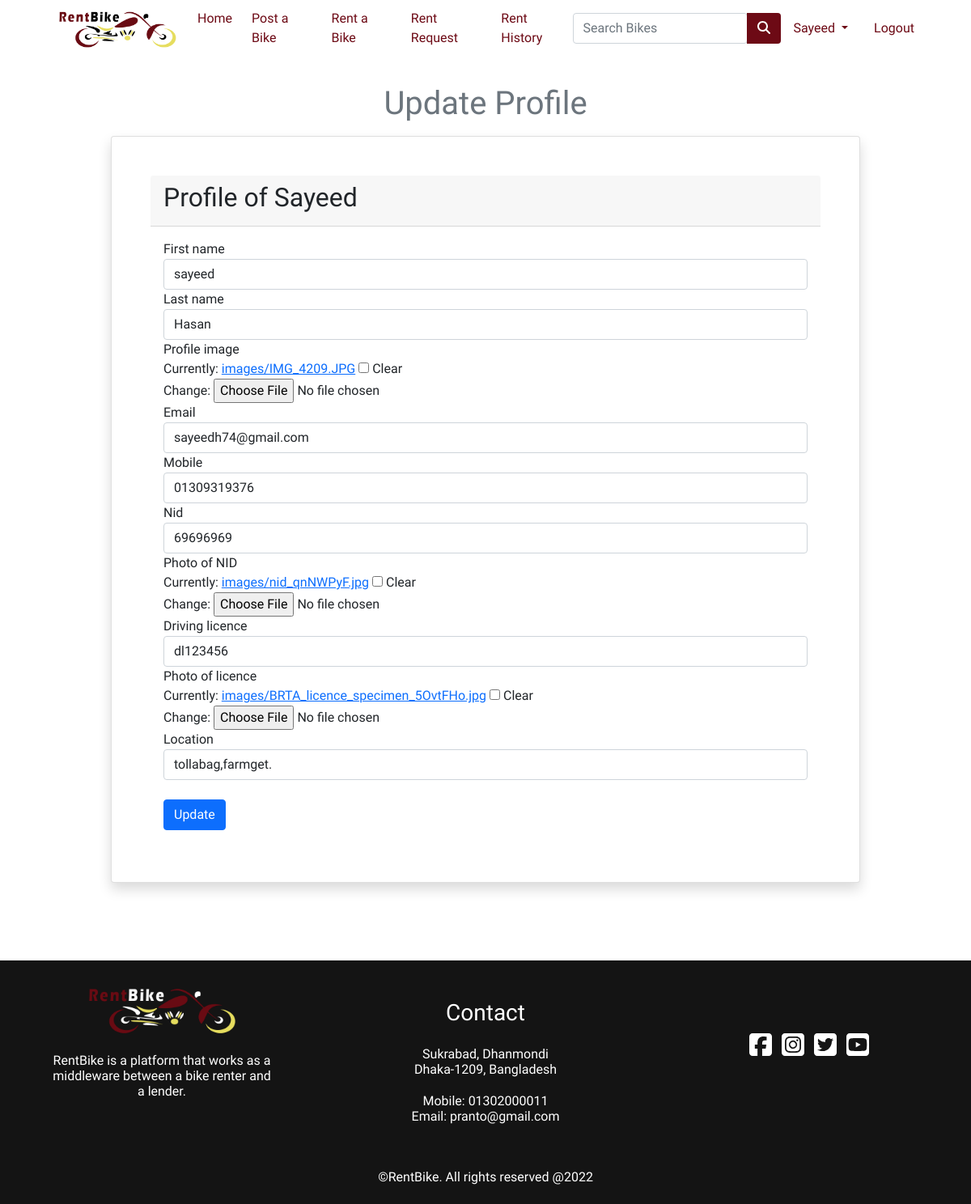
The app's page /update/2/ (signed in) with its own data.
### app/models.py (models this page shows, shortened)
class User(AbstractUser):
  is_customer = models.BooleanField(default=False)

class Customer(models.Model):
  user=models.ForeignKey(settings.AUTH_USER_MODEL,on_delete=models.CASCADE,blank=True,null=True)
  first_name=models.CharField(max_length=30,blank=True,null=True)
  last_name=models.CharField(max_length=30,blank=True,null=True)
  mobile = models.CharField(validators=[MinLengthValidator(11), MaxLengthValidator(11)],max_length=11,blank=True,null=True)
  email=models.EmailField(max_length = 50,blank=True,null=True)
  nid=models.IntegerField(blank=True,null=True)
  photo_of_NID=models.ImageField(upload_to='images',null=True,blank=True)
  driving_licence=models.CharField(max_length=100,blank=True,null=True)
  Photo_of_licence=models.ImageField(upload_to='images',null=True,blank=True)
  profile_image = models.ImageField(upload_to='images',null=True,blank=True)
  location=models.CharField(max_length=100,blank=True,null=True)

### app/views.py (the view)
# urls.py: path('update/<int:pk>/',views.CustomerUpdateView.as_view(),name="update"),
class CustomerUpdateView(LoginRequiredMixin,UpdateView):
  model = Customer
  fields = ('first_name','last_name','profile_image','email','mobile','nid','photo_of_NID','driving_licence','Photo_of_licence','location')
  template_name = 'app/user_profile.html'
  login_url = 'login'
  def dispatch(self,request,*args,**kwargs):
    obj= self.get_object()
    if obj.user != self.request.user:
      raise PermissionDenied
    return super().dispatch(request,*args,**kwargs)

### app/templates/app/user_profile.html (shortened to what this page needs)
{% extends 'app/base.html' %}
{% load static %}
{% load widget_tweaks %}
{% load crispy_forms_tags %}
{% block main-content %}
<div class="container my-5" style="padding-top: 40px;">
  <h1 class="text-center my-3 text-secondary">Update Profile</h1>
    <div class="row">
      <div class="col-md-10 mx-auto">
        <div class="card shadow p-5">
          <div class="card-header text-black">
            <h2>Profile of {{request.user.username|capfirst}}</h2>
          </div>
          <div class="card-body">
            <form action="" method="POST"  enctype="multipart/form-data">
                <div class="form-group">
                  {{ form | crispy }}
                <br>
                <input type="submit" value="Update" class="btn btn-primary">
                <br>
              </div>
            </form>
            </div>
          </div>
        </div>
      </div>
    </div>
{% endblock main-content %}

### app/templates/app/base.html (shortened to what this page needs)
<!DOCTYPE html>
{% load static %}
<html lang="en">
<head>
  <link href="https://cdn.jsdelivr.net/npm/bootstrap@5.0.0-beta1/dist/css/bootstrap.min.css" rel="stylesheet"
>
  <link rel="stylesheet" href="https://stackpath.bootstrapcdn.com/font-awesome/4.7.0/css/font-awesome.min.css">
  <link rel="stylesheet" href="{% static 'app/css/owl.carousel.min.css' %}">
  <link rel="stylesheet" href="{% static 'app/css/all.min.css' %}">
  <link href="https://cdnjs.cloudflare.com/ajax/libs/font-awesome/5.13.0/css/all.min.css" rel="stylesheet">
  <link href="{% static 'app/css/style.css' %} rel=" stylesheet" ">
  <link rel=" stylesheet" href="https://cdnjs.cloudflare.com/ajax/libs/animate.css/3.7.2/animate.css">
</head>
<body>
  <div class="row">
    <div class="col-sm-12 col-md-12 col-lg-12">
      <nav id="nav" class="navbar navbar-expand-lg navbar-light fixed-top" style="background-color: white;">
        <div class="container">
          <a class="mx-3" href="/"><img style="width: 150px; height: auto;"
              src="{% static 'app/images/banner/logo-01.png' %}" alt=""></a>
          <div class="collapse navbar-collapse" id="navbarSupportedContent">
            <ul class="navbar-nav me-auto mb-2 mb-lg-0">
              <li class="nav-item">
                <a class="nav-link active" aria-current="page" style="color: #6D0A15;" href="/">Home</a>
              </li>
              <li class="nav-item mx-2">
                <a href="{% url 'bikepost'  %}" class="nav-link" style="color: #6D0A15;">Post a Bike</a>
              </li>
              <li class="nav-item mx-2">
                <a href="{% url 'bikes' %}" class="nav-link" style="color: #6D0A15;">Rent a Bike</a>
              </li>
              {% if request.user.is_authenticated %}
              <li class="nav-item mx-2">
                <a href="{% url 'rent-details' %}" class="nav-link" style="color: #6D0A15;">Rent Request</a>
              </li>
              <li class="nav-item mx-2">
                <a href="{% url 'rent-history' %}" class="nav-link" style="color: #6D0A15;">Rent History</a>
              </li>
              {% endif %}
            </ul>
            <form class="d-flex input-group w-auto" method="POST" action="{% url 'search' %}">
              <input type="search" class="form-control rounded" name="q" placeholder="Search Bikes"
              <input type="search" class="form-control rounded" name="q" placeholder="Search Bike"
                aria-label="Search" aria-describedby="search-addon" />
              <button type="submit" class="btn" style="background-color:#6D0A15;"><i class="fas fa-search"
                  style="color: white;"></i></button>
            </form>
            <div>
              <ul class="navbar-nav me-auto mb-2 mb-lg-0">
                {% if request.user.is_authenticated %}
                <li class="nav-item dropdown mx-2">
                  <a class="nav-link dropdown-toggle" style="color: #6D0A15" href="#" id="profileDropdown" role="button"
                    data-bs-toggle="dropdown" aria-expanded="false">
                    {{request.user.username|capfirst}}
                  </a>
                </li>
                <li class="nav-item mx-2">
                  <a href="{% url 'logout' %}" class="nav-link" style="color: #6D0A15">Logout</a>
                </li>
                {% endif %}
              </ul>
            </div>
          </div>
        </div>
      </nav>
    </div>
  </div>
  {% block main-content %}
  {% endblock main-content %}
  <br><br>
  <div class="container-fluid" style="background-color: rgb(20, 20, 20)">
    <footer>
      <div class="row">
        <div class="col-md-4 text-center my-auto">
          <img style="width: 50%; height: auto;" src="{% static 'app/images/banner/logo-footer-01.png' %}" alt="">
          <h6 class="px-5 my-3" style="color: white;">RentBike is a platform that works as a middleware between a bike
            renter and a lender.</h6>
        </div>
        <div class="col-md-4 text-center mt-5">
          <h3 class="mb-4" style="color: white;">Contact</h3>
          <h6 class="mt-1" style="color: white;">Sukrabad, Dhanmondi <br>
            Dhaka-1209, Bangladesh <br> <br> Mobile: 01302000011 <br> Email: pranto@gmail.com
          </h6>
        </div>
        <div class="col-md-4 text-center my-auto icons">
          <a style="color: white;" href=""><i class="fab fa-facebook-square fa-2x"></i></a>
          <a style="color: white;" href=""><i class="fab fa-instagram-square fa-2x mx-2"></i></a>
          <a style="color: white;" href=""><i class="fab fa-twitter-square fa-2x me-2"></i></a>
          <a style="color: white;" href=""><i class="fab fa-youtube-square fa-2x"></i></a>
        </div>
      </div> <br> <br>
      <div class="row pb-3">
        <div class="col-md-12 text-center" style="color: white;">
          <h6>©RentBike. All rights reserved @2022</h6>
        </div>
      </div>
    </footer>
  </div>
</body>
</html>

### app/templates/app/base.html (style rules this page uses)
body { font-family: 'Meera Inimai', sans-serif; }
h1 { font-family: 'Righteous', cursive; }
nav { height: 70px; }
nav li a { transition: all .7s ease !important; }
.icons a { transition: all ease .6s; }

### records on screen
User: user.username "Sayeed"
Customer: first_name "sayeed", last_name "Hasan", email "sayeedh74@gmail.com", mobile "01309319376", nid "69696969", driving_licence "dl123456", location "tollabag,farmget."
